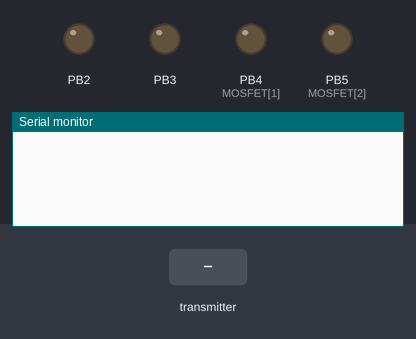
Recording of a sketch running on a simulated ATtiny85, built with avr-gcc and run on an emulated ATtiny85. Parts: output pins drawn as LEDs (lit = HIGH), the last lines printed to the serial monitor. The test bench sets the inputs (shaded band). No radio packets arrive unless stated.

Above: at 1.2 s.
1.3 s: the transmitter starts sending in_data = 0
At 1.37 s:
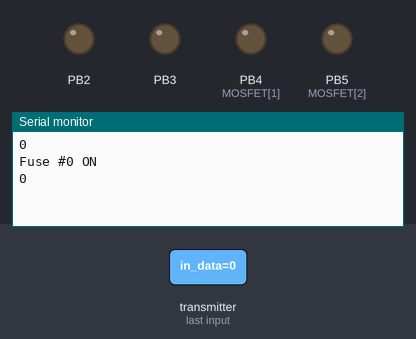
At 2.82 s:
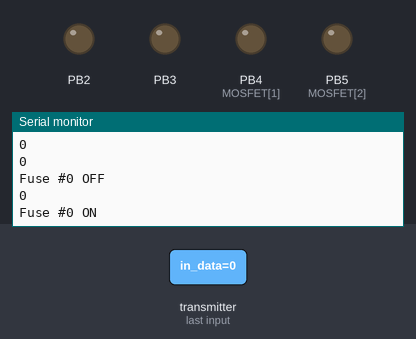

Measured:
- after the input at 1.3 s, the serial monitor: prints a new line at once (image 1)

The sketch:

pyroRX.ino
```cpp
/*   Данный скетч делает следующее: передатчик (TX) отправляет массив
     данных, который генерируется согласно показаниям с кнопки и с
     двух потенциомтеров. Приёмник (RX) получает массив, и записывает
     данные на реле, сервомашинку и генерирует ШИМ сигнал на транзистор.
    by AlexGyver 2016
*/

#include <SPI.h>
#include "nRF24L01.h"
#include "RF24.h"

float my_vcc_const = 1.1; // начальное значение константы должно быть 1.1

byte MOSFET[10] = {18, 4, 5, 6, 7, 8, 14, 15, 16, 17};  //массив пинов, к которым подключены мосфеты
boolean FLAGS[10]; // массив, хранящий время для таймера каждого мосфета? по умолчанию {0,0,0,0,0,0,0,0}
unsigned long TIMES[10]; // массив, хранящий состояния мосфетов
byte battery_pin = 6;    // сюда подключен аккумулятор для измерения напряжения
boolean RXstate;

int fuse_time = 1500;  // время в миллисекундах, которое ток будет подаваться  на спираль
int battery_check = 2800; // нижняя граница заряда аккумулятора для защиты, в милливольтах!

RF24 radio(9, 10); // "создать" модуль на пинах 9 и 10 Для Уно
//RF24 radio(9,53); // для Меги

byte address[][6] = {"1Node", "2Node", "3Node", "4Node", "5Node", "6Node"}; //возможные номера труб

void setup() {
  Serial.begin(9600); //открываем порт для связи с ПК

  // настраиваем пины мосфетов как выходы по массиву
  for (int i = 0; i <= 9; i++) {
    pinMode(MOSFET[i], OUTPUT);
  }

  radio.begin(); //активировать модуль
  radio.setAutoAck(1);         //режим подтверждения приёма, 1 вкл 0 выкл
  radio.setRetries(0, 15);    //(время между попыткой достучаться, число попыток)
  radio.enableAckPayload();    //разрешить отсылку данных в ответ на входящий сигнал
  radio.setPayloadSize(32);     //размер пакета, в байтах

  radio.openReadingPipe(1, address[0]);     //хотим слушать трубу 0
  radio.setChannel(0x60);  //выбираем канал (в котором нет шумов!)

  radio.setPALevel (RF24_PA_MAX); //уровень мощности передатчика. На выбор RF24_PA_MIN, RF24_PA_LOW, RF24_PA_HIGH, RF24_PA_MAX
  radio.setDataRate (RF24_1MBPS); //скорость обмена. На выбор RF24_2MBPS, RF24_1MBPS, RF24_250KBPS
  //должна быть одинакова на приёмнике и передатчике!
  //при самой низкой скорости имеем самую высокую чувствительность и дальность!!

  radio.powerUp(); //начать работу
  radio.startListening();  //начинаем слушать эфир, мы приёмный модуль
}

void loop() {
  byte pipeNo, in_data;
  while ( radio.available(&pipeNo)) {             // слушаем эфир со всех труб
    radio.read( &in_data, sizeof(in_data) );      // читаем входящий сигнал
    Serial.println(in_data);

    if (in_data == 111) {
      int voltage = analogRead(battery_pin) * readVcc() / 1024;
      if (voltage > battery_check) RXstate = 1; else RXstate = 0;

      radio.writeAckPayload(pipeNo, &RXstate, sizeof(RXstate) );
      Serial.println("Check state sent");
    } else {
      if (FLAGS[in_data] == 0) {
        FLAGS[in_data] = 1;                           // поднять флаг для мосфета, по входящему сигналу
        TIMES[in_data] = millis();                    // запомнить время прихода сигнала
        digitalWrite(MOSFET[in_data], HIGH);          // подать питание на мосфет (на запал)

        Serial.print("Fuse #"); Serial.print(in_data); Serial.println(" ON");
      }
    }
  }

  for (int i = 0; i <= 9; i++) {                  // пройтись по всем 10ти мосфетам
    if (millis() - TIMES[i] > fuse_time && FLAGS[i] == 1) {  // если время с момента открытия мосфета > заданного
      FLAGS[i] = 0;                                                 // опустить флаг
      digitalWrite(MOSFET[i], LOW);                                 // закрыть мосфет, погасить запал
      Serial.print("Fuse #"); Serial.print(i); Serial.println(" OFF");
    }
  }
}

long readVcc() { //функция чтения внутреннего опорного напряжения, универсальная (для всех ардуин)
#if defined(__AVR_ATmega32U4__) || defined(__AVR_ATmega1280__) || defined(__AVR_ATmega2560__)
  ADMUX = _BV(REFS0) | _BV(MUX4) | _BV(MUX3) | _BV(MUX2) | _BV(MUX1);
#elif defined (__AVR_ATtiny24__) || defined(__AVR_ATtiny44__) || defined(__AVR_ATtiny84__)
  ADMUX = _BV(MUX5) | _BV(MUX0);
#elif defined (__AVR_ATtiny25__) || defined(__AVR_ATtiny45__) || defined(__AVR_ATtiny85__)
  ADMUX = _BV(MUX3) | _BV(MUX2);
#else
  ADMUX = _BV(REFS0) | _BV(MUX3) | _BV(MUX2) | _BV(MUX1);
#endif
  delay(2); // Wait for Vref to settle
  ADCSRA |= _BV(ADSC); // Start conversion
  while (bit_is_set(ADCSRA, ADSC)); // measuring
  uint8_t low  = ADCL; // must read ADCL first - it then locks ADCH
  uint8_t high = ADCH; // unlocks both
  long result = (high << 8) | low;

  result = my_vcc_const * 1023 * 1000 / result; // расчёт реального VCC
  return result; // возвращает VCC
}
```
